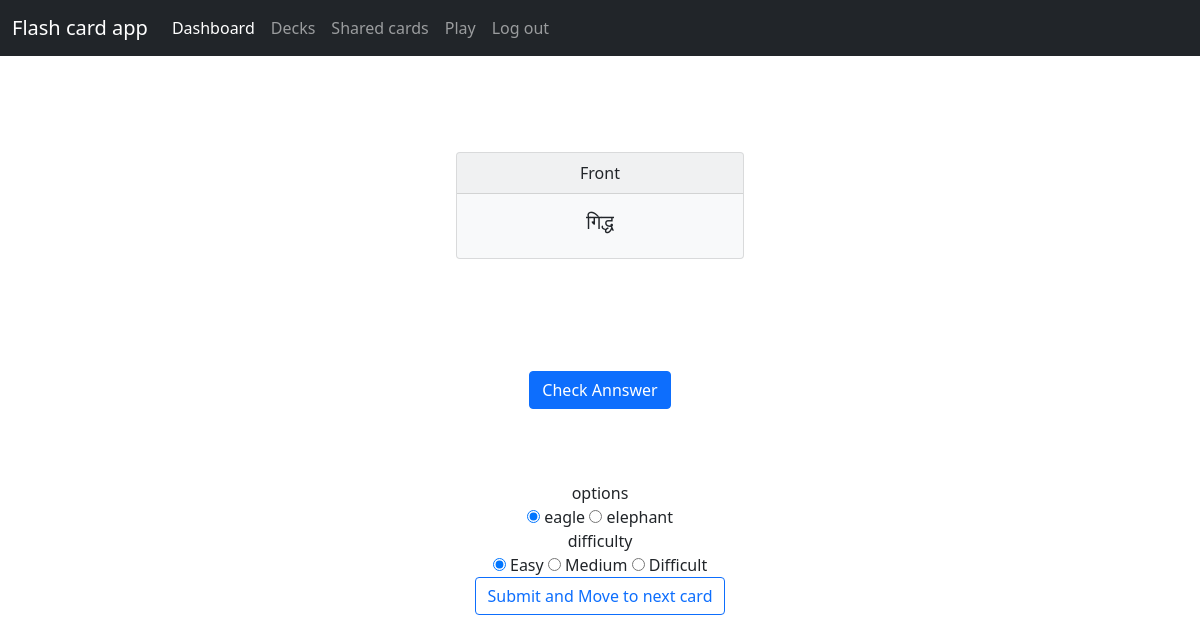
The app's page /play/1/game (signed in) with its own data.
### main.py (models this page shows)
class Card(db.Model):
    id = db.Column(db.Integer, primary_key = True, unique = True,autoincrement = True,nullable = False)
    front = db.Column(db.String(25),unique = True)
    back = db.Column(db.String(64), nullable = False)

### main.py (the view, shortened to what this page needs)
@app.route('/play/<int:deck_id>/game',methods =["GET","POST"])
@login_required
def play_game(deck_id):
    cards = get_deck_cards(deck_id)
    k = rd.randint(0,len(cards)-1)
    card = cards[k]
    j = rd.randint(0,len(cards)-1)
    while True:
        if j!=k:
            break
        else:
            j = rd.randint(0,len(cards)-1)
    wrong_card = cards[j]
    return render_template('game.html', deck_id = deck_id, card = card, wrong_card = wrong_card)

### main.py (called while the page is built)
@login_manager.user_loader
def load_user(user_id):
    return User.query.get(int(user_id))

@login_required
def get_deck_cards(deck_id):
    cards = []
    q = cdtable.query.filter_by(deck_id = deck_id).all()
    card_id_list = [x.card_id for x in q]
    for x in card_id_list:
        card = Card.query.filter_by(id = x).first()
        cards.append(card)
    return cards

### templates/game.html (shortened to what this page needs)
{% extends "base.html" %}
{% block content%}
	<div id='card' align="center">
		<div class="card text-dark bg-light mb-3" style="max-width: 18rem;">
		  <div class="card-header" id="card_header">Front</div>
		  <div class="card-body">
		    <h5 class="card-title" id = "card_content">{{card.front}}</h5>
		  </div>
		</div>
	</div>
	<br>
	<br>
	<br>
	<br>
	<button type="button" class="btn btn-primary" onclick="answer()" >Check Annswer</button>
	<br>
	<br>
	<br>
	<br>
	<form class="form-horizontal" action="/play/{{deck_id}}/game" method = "POST">
		<div class="form-group" align="center">
		  <label class="col-md-4 control-label" for="radios">options</label>
		  <div class="col-md-4">
		    <label class="radio-inline" for="radios-0">
		      <input type="radio" name="radios" id="radios-0" value="correct" checked="checked">
		      {{card.back}}
		    </label>
		    <label class="radio-inline" for="radios-1">
		      <input type="radio" name="radios" id="radios-1" value="wrong">
		      {{wrong_card.back}}
		    </label>
		  </div>
		</div>
		<div class="form-group" align="center">
		  <label class="col-md-4 control-label" for="radios">difficulty</label>
		  <div class="col-md-4">
		    <label class="radio-inline" for="radios-0">
		      <input type="radio" name="radios2" id="radios-0" value="0" checked="checked">
		      Easy
		    </label>
		    <label class="radio-inline" for="radios-1">
		      <input type="radio" name="radios2" id="radios-1" value="1">
		      Medium
		    </label>
		    <label class="radio-inline" for="radios-2">
		      <input type="radio" name="radios2" id="radios-2" value="2">
		      Difficult
		    </label>
		  </div>
		</div>
		<button type="submit" class="btn btn-outline-primary">Submit and Move to next card</button>
	</form>
{% endblock %}

### records on screen
Card: front "गिद्ध", back "eagle"
Card: back "elephant"
